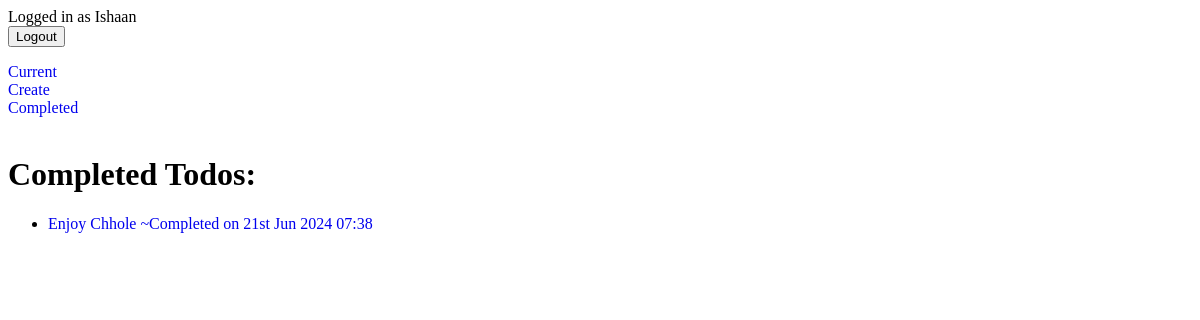
Page /todos/completed/ (signed in) on the earlier database version.
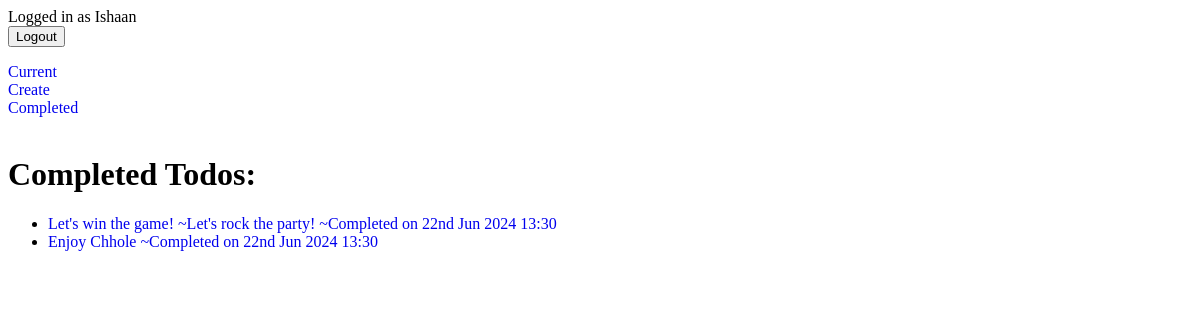
Same page on the later database version.
### crispApp/models.py (models this page shows, shortened)
class Todo(models.Model):
    title = models.CharField(max_length=100)
    memo = models.TextField(blank=True)
    created = models.DateTimeField(auto_now_add=True)
    date_completed = models.DateTimeField(null=True, blank=True)
    important = models.BooleanField(default=False)
    author = models.ForeignKey(User, on_delete=models.CASCADE)

### crispApp/views.py (the view)
# urls.py: path('todos/completed/', views.completedtodos, name="completedtodos"),
@login_required
def completedtodos(request):
    todos = Todo.objects.filter(author=request.user, date_completed__isnull=False).order_by('-date_completed')
    return render (request, 'todoApp/completedtodos.html', {'todos':todos})

### crispApp/templates/todoApp/completedtodos.html (shortened to what this page needs)
{% extends 'todoApp/base.html' %}
{% block content %}
<h1>Completed Todos:</h1>
<ul>
     {% for todo in todos %}
     <li>
               <a href="{% url 'edittodo' todo.id %}">
               {{ todo.title }}
               {% if todo.memo %}
               ~{{todo.memo}}
               {% endif %}
               ~Completed on {{ todo.date_completed|date:'dS M Y H:i' }}
          </a>
     </li>
     {% endfor %}
</ul>
{% endblock %}

Differences in the rows shown:
now on this page (row edited): Todo: title "Let's win the game!", memo "Let's rock the party!", date_completed "22nd Jun 2024 13:30"
changed Todo "Enjoy Chhole": date_completed "21st Jun 2024 07:38" → "22nd Jun 2024 13:30"
